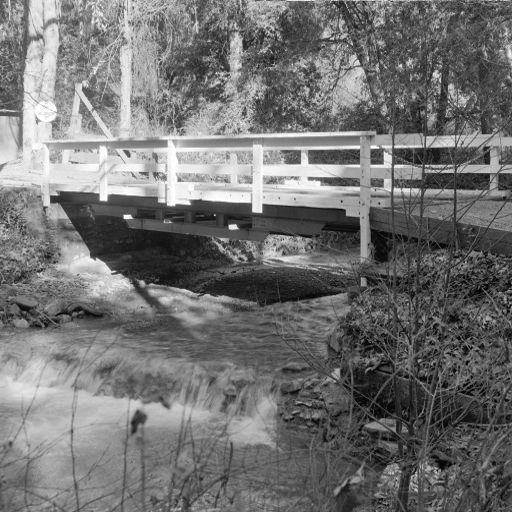
#> input picture EXERCISE2/add_a.tif, 512 x 512 px
$ python EXE2_b150343cs_bastian_6a.py
#> lines starting #> are read from the running program, lines starting #| are printed output that depends on the picture
from PIL import Image
import numpy as np
im=Image.open("add_a.tif")
#> im is the input picture: PIL image 512x512 RGBA; mean R, G, B, A 114.1, 114.1, 114.1, 255
im=im.convert("L")
#> im: PIL image 512x512 L
ima=np.array(im)
im=Image.open("add_b.tif")
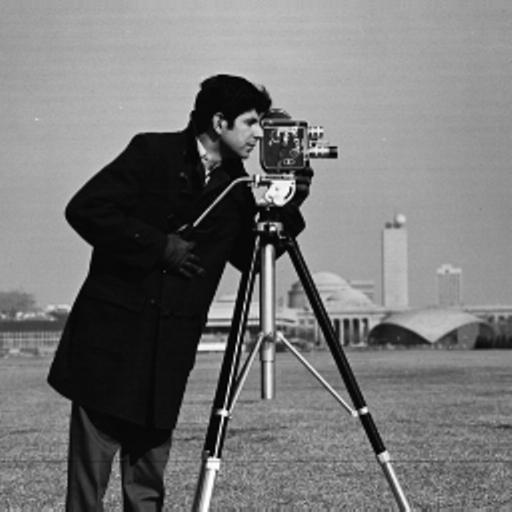
#> input picture EXERCISE2/add_b.tif, 512 x 512 px
#> im is the input picture: PIL image 512x512 L; min 0, max 255, mean 118.3
im=im.convert("L")
imb=np.array(im)
imc = np.zeros(((ima.shape[0]),(ima.shape[1])))
for i in range(ima.shape[0]):
	for j in range(ima.shape[1]):
		s=int(ima[i][j])+int(imb[i][j])
		if s>255:
			imc[i][j]=255
		else:
			imc[i][j]=s
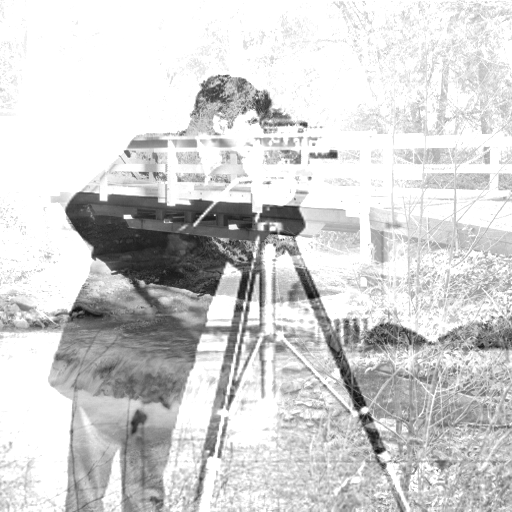
#> imc: shape (512, 512) float64; min 14, max 255, mean 209.8
newi=Image.fromarray(imc)
newi=newi.convert("L")
#> newi: PIL image 512x512 L
newi.save("6a.jpg")
